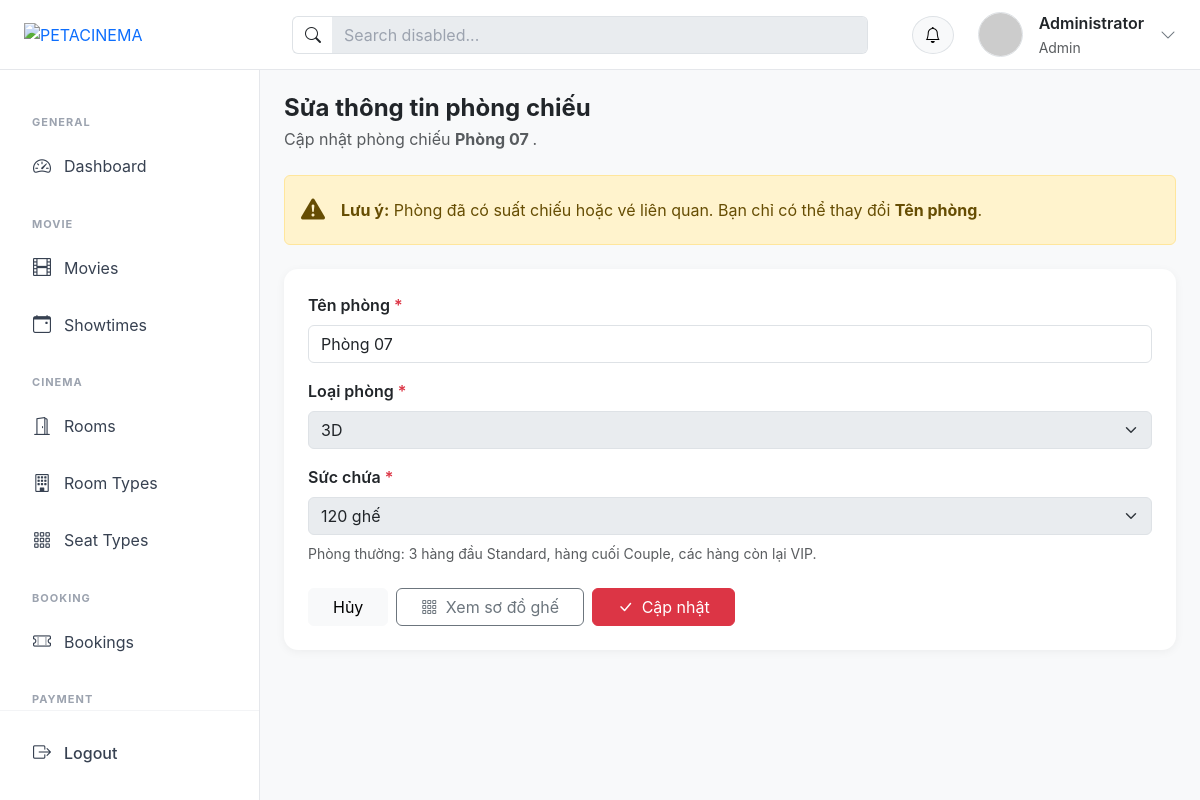
Page /?action=roomEdit&id=36 (signed in) on the committed database.
### tables this page shows
CREATE TABLE `rooms` (
  `id` int NOT NULL,
  `room_type_id` int NOT NULL,
  `name` varchar(100) NOT NULL,
  `total_seats` int NOT NULL
);

CREATE TABLE `room_types` (
  `id` int NOT NULL,
  `name` varchar(50) NOT NULL,
  `price_modifier` decimal(10,2) DEFAULT '0.00',
  `description` text
);

### controllers/RoomController.php (called while the page is built, shortened)
<?php
class RoomController
{
    public $roomModel;
    public function __construct()
    {
        $this->roomModel = new RoomModel();
    }
    public function edit()
    {
        $id = filter_input(
            INPUT_GET,
            'id',
            FILTER_VALIDATE_INT
        );
        $room = $this->roomModel->editById($id);
        $listRoomType =
            $this->roomModel->getRoomTypes();
        $old = $_SESSION['old_input'] ?? $room;
        require_once PATH_VIEW_ADMIN
            . 'layout/layout.php';
    }
}

### index.php (called while the page is built, shortened)
<?php
spl_autoload_register(function ($class) {
    $fileName = "$class.php";
    $fileModel              = PATH_MODEL . $fileName;
});
require_once './routes/index.php';

### models/BaseModel.php (called while the page is built, shortened)
<?php
class BaseModel
{
    public function __construct()
    {
        $dsn = sprintf('mysql:host=%s;port=%s;dbname=%s;charset=utf8mb4', DB_HOST, DB_PORT, DB_NAME);
        try {
            $this->pdo = new PDO($dsn, DB_USERNAME, DB_PASSWORD, DB_OPTIONS);
        } catch (PDOException $e) {
            die("Kết nối cơ sở dữ liệu thất bại: {$e->getMessage()}. Vui lòng thử lại sau.");
        }
    }
}

### models/RoomModel.php (called while the page is built, shortened)
<?php
class RoomModel extends BaseModel
{
    public function getRoomTypes()
    {
        $sql = "SELECT *
                FROM room_types
                ORDER BY id ASC";
        $stmt = $this->pdo->prepare($sql);
        $stmt->execute();
        return $stmt->fetchAll();
    }
    public function editById($id)
    {
        $sql = "SELECT
                    rooms.*,
                    room_types.name AS room_type_name
                FROM rooms
                INNER JOIN room_types
                    ON rooms.room_type_id = room_types.id
                WHERE rooms.id = :id
                LIMIT 1";
        $stmt = $this->pdo->prepare($sql);
        $stmt->bindValue(':id', (int) $id, PDO::PARAM_INT);
        $stmt->execute();
        return $stmt->fetch();
    }
    public static function allowedCapacities()
    {
        return [60, 80, 100, 120, 200];
    }
}

### views/admin/rooms/edit.php (the view, shortened to what this page needs)
<?php
$allowedCapacities = RoomModel::allowedCapacities();
$isLayoutLocked = (
    !empty($hasShowtimes)
    || !empty($hasTickets)
);
$currentRoomTypeId = (int) (
    $old['room_type_id']
    ?? $room['room_type_id']
);
$currentTotalSeats = (int) (
    $old['total_seats']
    ?? $room['total_seats']
);
?>
<div class="mb-4">
    <h4 class="mb-1 fw-bold">
        Sửa thông tin phòng chiếu
    </h4>
    <p class="text-muted mb-0">
        Cập nhật phòng chiếu
        <strong>
            <?= htmlspecialchars(
                $room['name'] ?? '',
                ENT_QUOTES,
                'UTF-8'
            ) ?>
        </strong>.
    </p>
</div>
<?php if ($isLayoutLocked): ?>
    <div
        class="alert alert-warning mb-4
               d-flex align-items-center"
        role="alert"
    >
        <i class="bi bi-exclamation-triangle-fill fs-4 me-3"></i>
        <div>
            <strong>Lưu ý:</strong>
            Phòng đã có suất chiếu hoặc vé liên quan.
            Bạn chỉ có thể thay đổi
            <strong>Tên phòng</strong>.
        </div>
    </div>
<?php endif; ?>
<div class="card">
    <div class="card-body p-4">
        <form
            method="POST"
            action="?action=roomEditProcess&id=<?= (int) $room['id'] ?>"
            id="roomEditForm"
        >
            <div class="mb-3">
                <label class="form-label fw-semibold">
                    Tên phòng
                    <span class="text-danger">*</span>
                </label>
                <input
                    type="text"
                    name="name"
                    class="form-control"
                    value="<?= htmlspecialchars(
                        $old['name']
                            ?? $room['name']
                            ?? '',
                        ENT_QUOTES,
                        'UTF-8'
                    ) ?>"
                    maxlength="100"
                    required
                >
            </div>
            <div class="mb-3">
                <label class="form-label fw-semibold">
                    Loại phòng
                    <span class="text-danger">*</span>
                </label>
                <select
                    name="room_type_id"
                    id="room_type_id"
                    class="form-select"
                    required
                    <?= $isLayoutLocked ? 'disabled' : '' ?>
                >
                    <?php foreach ($listRoomType as $roomType): ?>
                        <option
                            value="<?= (int) $roomType['id'] ?>"
                            data-name="<?= htmlspecialchars(
                                $roomType['name'],
                                ENT_QUOTES,
                                'UTF-8'
                            ) ?>"
                            <?= (
                                $currentRoomTypeId
                                === (int) $roomType['id']
                            ) ? 'selected' : '' ?>
                        >
                            <?= htmlspecialchars(
                                $roomType['name'],
                                ENT_QUOTES,
                                'UTF-8'
                            ) ?>
                        </option>
                    <?php endforeach; ?>
                </select>
            </div>
            <div class="mb-4">
                <label class="form-label fw-semibold">
                    Sức chứa
                    <span class="text-danger">*</span>
                </label>
                <select
                    name="total_seats"
                    id="total_seats"
                    class="form-select"
                    required
                    <?= $isLayoutLocked ? 'disabled' : '' ?>
                >
                    <?php foreach ($allowedCapacities as $capacity): ?>
                        <option
                            value="<?= (int) $capacity ?>"
                            <?= (
                                $currentTotalSeats
                                === (int) $capacity
                            ) ? 'selected' : '' ?>
                        >
                            <?= (int) $capacity ?> ghế
                        </option>
                    <?php endforeach; ?>
                </select>
                <div
                    id="capacityHelp"
                    class="form-text mt-2"
                >
                    Phòng thường: 3 hàng đầu Standard,
                    hàng cuối Couple, các hàng còn lại VIP.
                </div>
            </div>
            <div class="d-flex flex-wrap gap-2">
                <a
                    href="?action=rooms"
                    class="btn btn-light px-4"
                >
                    Hủy
                </a>
                <a
                    href="?action=roomSeats&id=<?= (int) $room['id'] ?>"
                    class="btn btn-outline-secondary px-4"
                >
                    <i class="bi bi-grid-3x3-gap me-1"></i>
                    Xem sơ đồ ghế
                </a>
                <button
                    type="submit"
                    class="btn btn-danger px-4"
                >
                    <i class="bi bi-check-lg me-1"></i>
                    Cập nhật
                </button>
            </div>
        </form>
    </div>
</div>

### assets/css/admin.css (style rules this page uses)
:root { --header-height: 70px; --sidebar-width: 260px; }
body { margin: 0; background: #f8f9fa; font-family: "Inter", -apple-system, BlinkMacSystemFont, "Segoe UI", Roboto, sans-serif; min-height: 100vh; }
.card { border: none; border-radius: 14px; box-shadow: 0 2px 10px rgba(0, 0, 0, 0.05); }

### rows in the picture
rooms: name "Phòng 07", room_type_id "3D", total_seats "120 ghế"

### other values in the picture
$user['fullname'] "Administrator"
$user['role'] "Admin"
